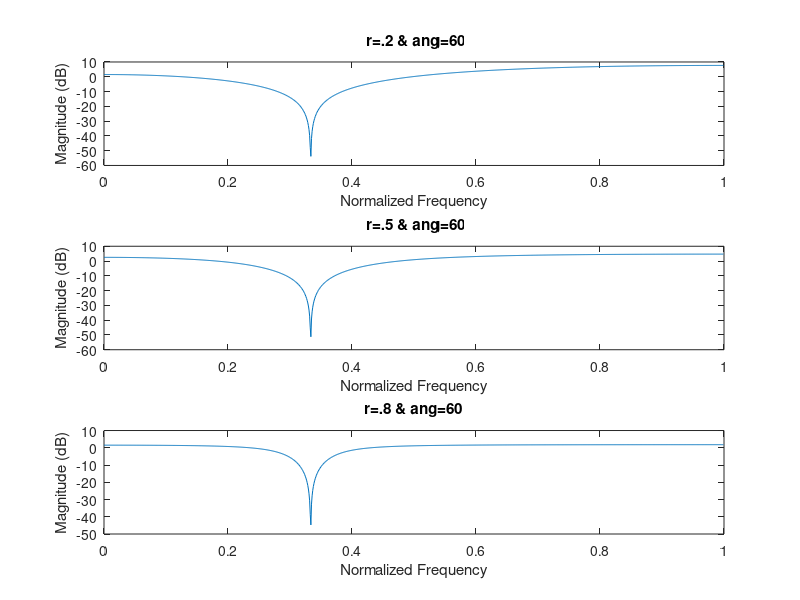

The MATLAB script that drew this image:
clc;
clear;
clear all;


% when r =.2 & angle = 60
subplot(3,1,1)
b = [1 -1 1];
a = [1 -.2 .04];

[h1,w] = freqz(b,a,1001);
plot(w/pi,20*log10(abs(h1)))
ax = gca;
title( ' r=.2 & ang=60')
xlabel('Normalized Frequency')
ylabel('Magnitude (dB)')

% when r =.5 & angle = 60
subplot(3,1,2)
b = [1 -1 1];
a = [1 -.5 .25];

[h1,w] = freqz(b,a,1001);
plot(w/pi,20*log10(abs(h1)))
ax = gca;
title( ' r=.5 & ang=60')
xlabel('Normalized Frequency')
ylabel('Magnitude (dB)')


% when r =.8 & angle =60
subplot(3,1,3)
b = [1 -1 1];
a = [1 -.8 .64];

[h1,w] = freqz(b,a,1001);
plot(w/pi,20*log10(abs(h1)))
ax = gca;
title( ' r=.8 & ang=60 ')
xlabel('Normalized Frequency')
ylabel('Magnitude (dB)')